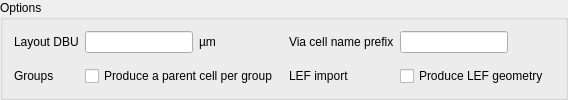
    <widget class="QGroupBox" name="groupBox_4">
     <property name="title">
      <string>Options</string>
     </property>
     <property name="flat">
      <bool>true</bool>
     </property>
     <layout class="QGridLayout" name="gridLayout">
      <property name="topMargin">
       <number>4</number>
      </property>
      <property name="bottomMargin">
       <number>4</number>
      </property>
      <item row="1" column="4">
       <widget class="QLabel" name="label">
        <property name="text">
         <string>LEF import</string>
        </property>
       </widget>
      </item>
      <item row="0" column="6">
       <spacer name="horizontalSpacer">
        <property name="orientation">
         <enum>Qt::Horizontal</enum>
        </property>
        <property name="sizeHint" stdset="0">
         <size>
          <width>40</width>
          <height>20</height>
         </size>
        </property>
       </spacer>
      </item>
      <item row="0" column="4">
       <widget class="QLabel" name="label_21">
        <property name="text">
         <string>Via cell name prefix</string>
        </property>
       </widget>
      </item>
      <item row="0" column="0">
       <widget class="QLabel" name="label_4">
        <property name="text">
         <string>Layout DBU</string>
        </property>
       </widget>
      </item>
      <item row="1" column="1" colspan="2">
       <widget class="QCheckBox" name="separate_groups">
        <property name="text">
         <string>Produce a parent cell per group</string>
        </property>
       </widget>
      </item>
      <item row="1" column="0">
       <widget class="QLabel" name="label_22">
        <property name="text">
         <string>Groups</string>
        </property>
       </widget>
      </item>
      <item row="0" column="1">
       <widget class="QLineEdit" name="dbu">
        <property name="sizePolicy">
         <sizepolicy hsizetype="Fixed" vsizetype="Fixed">
          <horstretch>0</horstretch>
          <verstretch>0</verstretch>
         </sizepolicy>
        </property>
       </widget>
      </item>
      <item row="0" column="5">
       <widget class="QLineEdit" name="prefix_via_cellname">
        <property name="sizePolicy">
         <sizepolicy hsizetype="Fixed" vsizetype="Fixed">
          <horstretch>0</horstretch>
          <verstretch>0</verstretch>
         </sizepolicy>
        </property>
       </widget>
      </item>
      <item row="0" column="2">
       <widget class="QLabel" name="label_5">
        <property name="sizePolicy">
         <sizepolicy hsizetype="Preferred" vsizetype="Preferred">
          <horstretch>1</horstretch>
          <verstretch>0</verstretch>
         </sizepolicy>
        </property>
        <property name="text">
         <string>µm</string>
        </property>
       </widget>
      </item>
      <item row="1" column="3">
       <spacer name="horizontalSpacer_2">
        <property name="orientation">
         <enum>Qt::Horizontal</enum>
        </property>
        <property name="sizeType">
         <enum>QSizePolicy::Fixed</enum>
        </property>
        <property name="sizeHint" stdset="0">
         <size>
          <width>5</width>
          <height>20</height>
         </size>
        </property>
       </spacer>
      </item>
      <item row="1" column="5" colspan="2">
       <widget class="QCheckBox" name="produce_lef_geo">
        <property name="text">
         <string>Produce LEF geometry</string>
        </property>
       </widget>
      </item>
     </layout>
    </widget>
